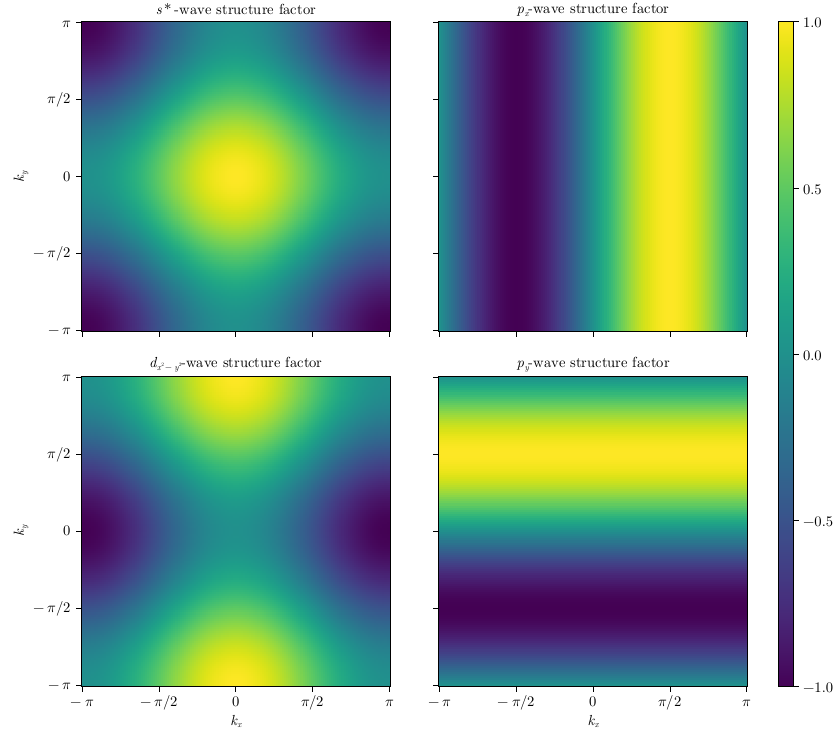

This chart was generated by the following Julia code:
using CairoMakie

LAB_ROOT = @__DIR__
include(LAB_ROOT * "/../../modules/methods-physics.jl")
FilePathOut = LAB_ROOT * "/plot-structure-factors.pdf"

# Activate backend
CairoMakie.activate!()

MT = Makie.MathTeXEngine
MT_DIR = dirname(pathof(MT)) * "/../assets/fonts/NewComputerModern"

set_theme!(fonts = (
	regular = MT_DIR * "/NewCM10-Regular.otf",
	bold = MT_DIR * "/NewCM10-Bold.otf"
))

L = [150, 150]
Kx::Vector{Float64} = [kx for kx in -pi:2*pi/L[1]:pi]
Ky::Vector{Float64} = [ky for ky in -pi:2*pi/L[2]:pi]
K::Matrix{Vector{Float64}} = [ [kx,ky] for kx in Kx, ky in Ky ]

Syms = ["S","d","px","py"]
SymsStr = ["\$s*\$","\$d_{x^2-y^2}\$","\$p_x\$","\$p_y\$"]

fig = Figure(size=(800,700),figure_padding = 1)
axs = [Axis(fig[i, j], aspect=1) for i in 1:2, j in 1:2]
linkxaxes!(axs...)
linkyaxes!(axs...)

# Create a colorbar axis on the left, spanning both rows
cbar = Colorbar(fig[1:2, 3], limits=(-1, 1), width=15)

for (s,Sym) in enumerate(Syms)
	ax = axs[s]
	ss = StructureFactor.(Sym,K)
	if Sym=="S" || Sym=="d"
		SS = real.(ss)
	elseif Sym=="px" || Sym=="py"
		SS = imag.(ss)
	end
	heatmap!(ax,Kx,Ky,SS)
	ax.title = L"%$(SymsStr[s])-wave structure factor"
	ax.xlabel = L"$k_x$"
	ax.ylabel = L"$k_y$"
	ax.xticks = ([-pi, -pi/2, 0, pi/2, pi], [L"$-\pi$", L"$-\pi/2$", L"$0$", L"$\pi/2$", L"$\pi$"])
	ax.yticks = ([-pi, -pi/2, 0, pi/2, pi], [L"$-\pi$", L"$-\pi/2$", L"$0$", L"$\pi/2$", L"$\pi$"])
end

# Hide x on top left
axs[1,1].xlabelvisible = false
axs[1,1].xticklabelsvisible = false
# Hide x,y on top right
axs[1,2].xlabelvisible = false
axs[1,2].xticklabelsvisible = false
axs[1,2].ylabelvisible = false
axs[1,2].yticklabelsvisible = false
# Hide y on bottom right
axs[2,2].ylabelvisible = false
axs[2,2].yticklabelsvisible = false

save(FilePathOut, fig.scene)